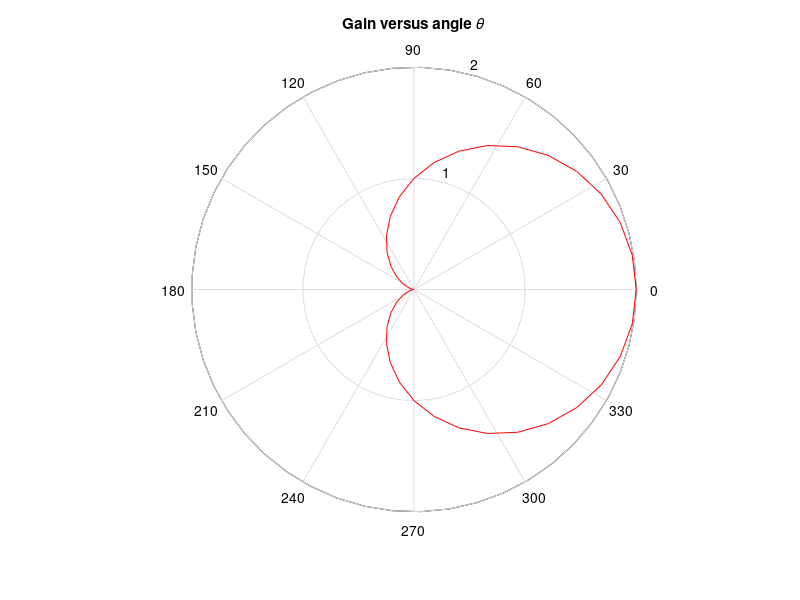

Here is the MATLAB script that generated this plot:
%Script file:microphone.m
%
%Purpose:
%This program plots the gain pattern of a cardioid. This is a test program for matlab
%microphone.  %❤ 麦克风?
%
%Record of revision:
% Date         Programmer          Description of chage
% =====        ==========         ======================
%23-May-2018                    The sublingual vein is divided.
%
%Define variables:
% g  --Microphone gain constant 
%gain --Gain as a function of angle
%theta  -- Angle from microphone axis(radians)
%Calculate gain versus angle
g=0.5;
theta = 0 :pi/20 : 2*pi;
gain = 2*g*(1+cos(theta));
%Plot gain
polar(theta,gain,'r-');
title('Gain versus angle \it\theta');



%打印一个心形麦克风 （❤️ 🎤）
